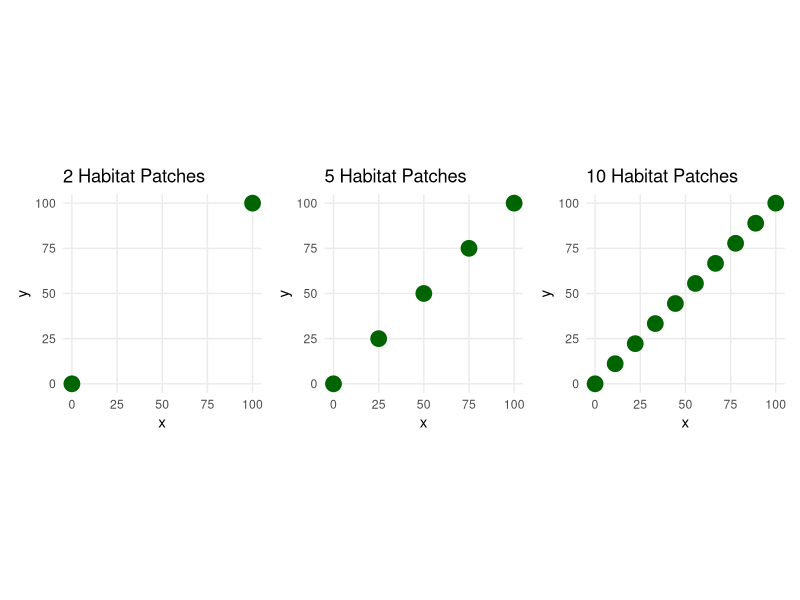
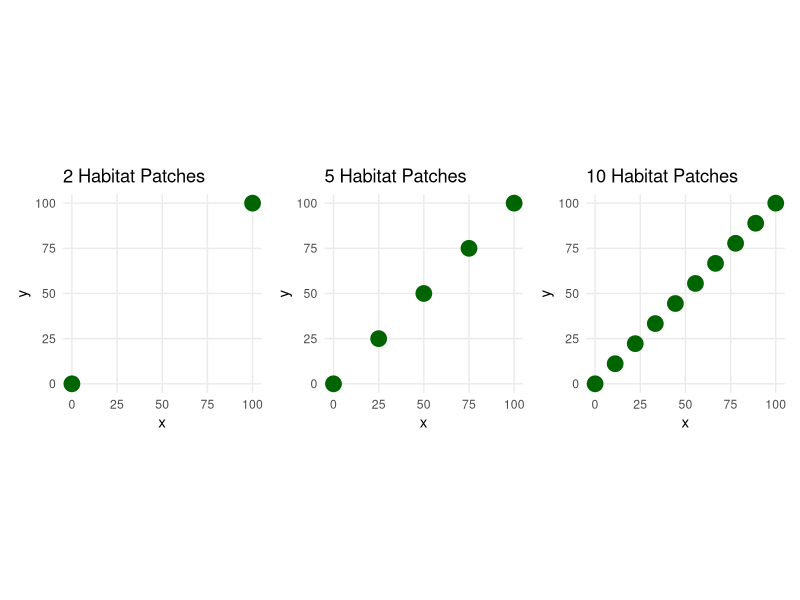

Here is the R script that generated these plots, in order:
## ---- chunk 1


rm(list = ls())

library(tidyverse)
library(patchwork)


# Generate and Plot Habitat Patches ---------------------------------------


# Define 10 equally spaced habitat patches
points_10 <- data.frame(
  x = seq(0, 100, length.out = 10),
  y = seq(0, 100, length.out = 10)
)

# Define 5 equally spaced habitat patches
points_5 <- data.frame(
  x = seq(0, 100, length.out = 5),
  y = seq(0, 100, length.out = 5)
)

# Define 2 equally spaced habitat patches
points_2 <- data.frame(
  x = seq(0, 100, length.out = 2),
  y = seq(0, 100, length.out = 2)
)

# Plot the grid and points
p1 <- ggplot() +
  geom_point(data = points_10, aes(x = x, y = y), color = "darkgreen", size = 5) +
  coord_fixed() +
  theme_minimal() +
  labs(title = "10 Habitat Patches") +
  theme(
    panel.grid.minor = element_blank()
  )

p2 <- ggplot() +
  geom_point(data = points_5, aes(x = x, y = y), color = "darkgreen", size = 5) +
  coord_fixed() +
  theme_minimal() +
  labs(title = "5 Habitat Patches") +
  theme(
    panel.grid.minor = element_blank()
  )

p3 <- ggplot() +
  geom_point(data = points_2, aes(x = x, y = y), color = "darkgreen", size = 5) +
  coord_fixed() +
  theme_minimal() +
  labs(title = "2 Habitat Patches") +
theme(
  panel.grid.minor = element_blank()
)

p3 + p2 + p1


## ---- chunk 2


rm(list = ls())

library(tidyverse)
library(patchwork)


# Generate and Plot Habitat Patches ---------------------------------------


# Define 10 equally spaced habitat patches
points_10 <- data.frame(
  x = seq(0, 100, length.out = 10),
  y = seq(0, 100, length.out = 10)
)

# Define 5 equally spaced habitat patches
points_5 <- data.frame(
  x = seq(0, 100, length.out = 5),
  y = seq(0, 100, length.out = 5)
)

# Define 2 equally spaced habitat patches
points_2 <- data.frame(
  x = seq(0, 100, length.out = 2),
  y = seq(0, 100, length.out = 2)
)

# Plot the grid and points
p1 <- ggplot() +
  geom_point(data = points_10, aes(x = x, y = y), color = "darkgreen", size = 5) +
  coord_fixed() +
  theme_minimal() +
  labs(title = "10 Habitat Patches") +
  theme(
    panel.grid.minor = element_blank()
  )

p2 <- ggplot() +
  geom_point(data = points_5, aes(x = x, y = y), color = "darkgreen", size = 5) +
  coord_fixed() +
  theme_minimal() +
  labs(title = "5 Habitat Patches") +
  theme(
    panel.grid.minor = element_blank()
  )

p3 <- ggplot() +
  geom_point(data = points_2, aes(x = x, y = y), color = "darkgreen", size = 5) +
  coord_fixed() +
  theme_minimal() +
  labs(title = "2 Habitat Patches") +
  theme(
    panel.grid.minor = element_blank()
  )

p3 + p2 + p1

